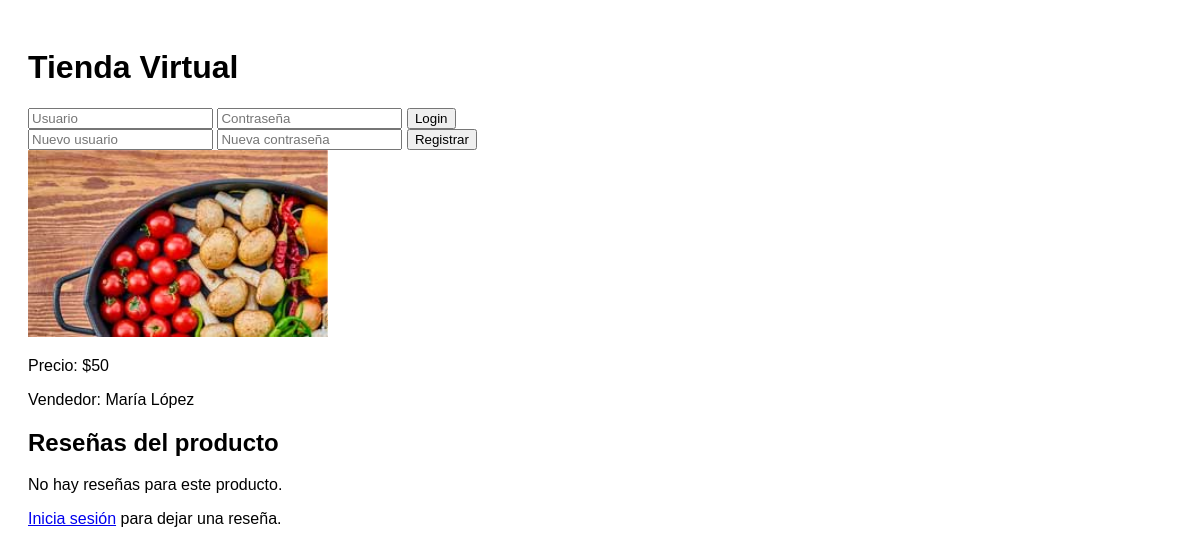
The page /producto/2 on the database its author committed.
### tables this page shows
CREATE TABLE productos (
    id INTEGER PRIMARY KEY AUTOINCREMENT,
    nombre TEXT NOT NULL,
    precio INT NOT NULL,
    vendedor TEXT NOT NULL,
    imagen TEXT NOT NULL
);

### app.py (the view)
@app.route('/producto/<int:producto_id>', endpoint='producto')
def producto(producto_id):
    db = get_db()
    producto = db.execute(
        'SELECT * FROM productos WHERE id = ?', (producto_id,)
    ).fetchone()
    if producto is None:
        return "Producto no encontrado", 404
    reseñas = db.execute('''
        SELECT r.comentario, r.calificacion, u.usuario
        FROM resenas r JOIN usuarios u ON r.usuario_id = u.id
        WHERE r.producto_id = ?
        ORDER BY r.id DESC
    ''', (producto_id,)).fetchall()
    user = None
    if 'user_id' in session:
        user = db.execute('SELECT * FROM usuarios WHERE id = ?', (session['user_id'],)).fetchone()
    return render_template(
        'producto.html',
        producto=producto,
        reseñas=reseñas,
        usuario=user['usuario'] if user else None  # 👈 pasamos solo el nombre de usuario
    )

### app.py (called while the page is built)
def get_db():
    conn = sqlite3.connect(DATABASE)
    conn.row_factory = sqlite3.Row
    return conn

### templates/producto.html (shortened to what this page needs)
<!DOCTYPE html>
<html lang="es">
<head>
    <link rel="stylesheet" href="{{ url_for('static', filename='style.css') }}">
</head>
<body>
    <header>
        <h1>Tienda Virtual</h1>
        {% if usuario %}
        <p>Bienvenido, {{ usuario }} | <a href="{{ url_for('logout') }}">Cerrar sesión</a></p>
        {% else %}
        <form action="/login" method="POST">
            <input type="text" name="username" placeholder="Usuario" required>
            <input type="password" name="password" placeholder="Contraseña" required>
            <button type="submit">Login</button>
        </form>
        <form action="/register" method="POST">
            <input type="text" name="username" placeholder="Nuevo usuario" required>
            <input type="password" name="password" placeholder="Nueva contraseña" required>
            <button type="submit">Registrar</button>
        </form>
        {% endif %}
    </header>
    <section class="producto-detalle">
        <img src="{{ url_for('static', filename=producto.imagen) }}" alt="{{ producto.nombre }}" width="300" />
        <p>Precio: ${{ producto.precio }}</p>
        <p>Vendedor: {{ producto.vendedor }}</p>
    </section>
    <section class="reseñas">
        <h2>Reseñas del producto</h2>
        {% if reseñas %}
        <ul>
            {% for r in reseñas %}
            <li><strong>{{ r.usuario }}:</strong> {{ r.comentario }} <em>(Calificación: {{ r.calificacion }}/5)</em></li>
            {% endfor %}
        </ul>
        {% else %}
        <p>No hay reseñas para este producto.</p>
        {% endif %}
    </section>
    {% if usuario %}
    <section class="agregar-reseña">
        <h3>Deja tu reseña</h3>
        <form method="POST" action="{{ url_for('agregar_resena', producto_id=producto.id) }}">
            <textarea name="comentario" required></textarea><br />
            <label>Calificación:
                <select name="calificacion" required>
                    <option value="5">5 - Excelente</option>
                    <option value="4">4 - Bueno</option>
                    <option value="3">3 - Regular</option>
                    <option value="2">2 - Malo</option>
                    <option value="1">1 - Muy malo</option>
                </select>
            </label><br />
            <button type="submit">Enviar reseña</button>
        </form>
    </section>
    {% else %}
    <p><a href="{{ url_for('login') }}">Inicia sesión</a> para dejar una reseña.</p>
    {% endif %}
</body>
</html>

### static/style.css (style rules this page uses)
body { font-family: Arial, sans-serif; padding: 20px; }

### rows shown on the page
productos: imagen (picture), precio "50", vendedor "María López"
